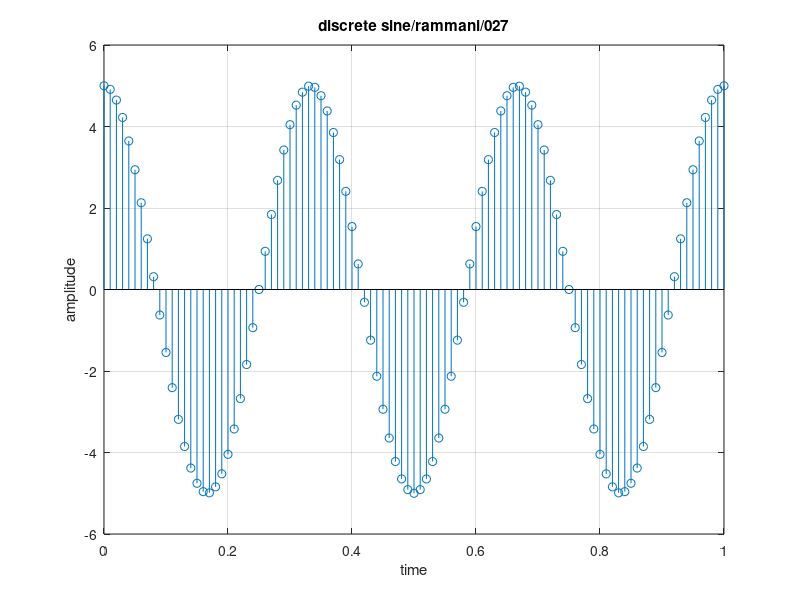

This figure's MATLAB source:
clc
clear all;
a=5;
f=3;
t=0:0.01:1;
x=a*cos(2*pi*f*t);
stem(t,x);
xlabel('time');
ylabel('amplitude');
title('discrete sine/rammani/027');
grid on;
